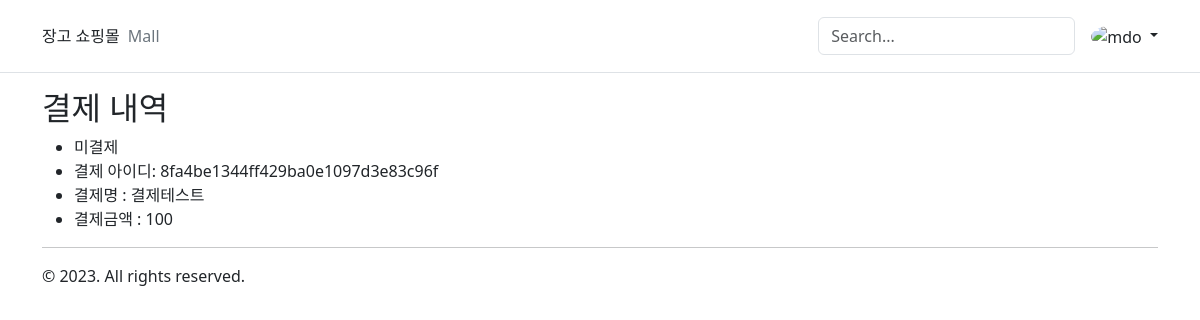
Screenshot of /mall_test/payment/1/ (signed in) with the database file from the repository.
### mall_test/models.py (models this page shows, shortened)
class Payment(models.Model):
    class StatusChoices(models.TextChoices):
        READY = "ready", "미결제"
        PAID = "paid", "결제완료"
        CANCELLED = "cancelled", "결제취소"
        FAILED = "failed", "결제실패"
    uid = models.UUIDField(default=uuid4, editable=False)
    name = models.CharField(max_length=100)
    amount = models.PositiveIntegerField(
        validators=[
            MinValueValidator(1, message="1원 이상의 금액을 지정해주세요."),
        ]
    )
    status = models.CharField(
        max_length=9,
        default=StatusChoices.READY,
        choices=StatusChoices.choices,
        db_index=True,
    )
    is_paid_ok = models.BooleanField(default=False, db_index=True)
    @property
    def merchant_uid(self) -> str:
        return self.uid.hex

### mall_test/views.py (the view)
# urls.py: path("payment/<int:pk>/", views.payment_detail, name="payment_detail"),
def payment_detail(request, pk):
    payment = get_object_or_404(Payment, pk=pk)
    return render(
        request,
        "mall_test/payment_detail.html",
        {
            "payment": payment,
        },
    )

### mall_test/templates/mall_test/payment_detail.html
{% extends "mall_test/base.html" %}
{% block content %}
    <h2>결제 내역</h2>
    <ul>
        <li>{{ payment.get_status_display }}</li>
        <li>결제 아이디: {{ payment.merchant_uid }}</li>
        <li>결제명 : {{ payment.name }}</li>
        <li>결제금액 : {{ payment.amount }}</li>
    </ul>
{% endblock %}

### rows the page displays
Payment: status "미결제", merchant_uid "8fa4be1344ff429ba0e1097d3e83c96f", name "결제테스트", amount "100"
